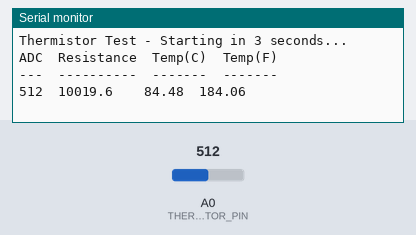
This sketch was run on a simulated Arduino Uno, built with avr-gcc and run on an emulated ATmega328P. Shown: the last lines printed to the serial monitor. The inputs (shaded band) are chosen by the test bench; at power-on: A0 (THERMISTOR_PIN) = 512.

Above: at 4.2 s.
4.3 s: A0 (THERMISTOR_PIN) set to 0
At 5.6 s:
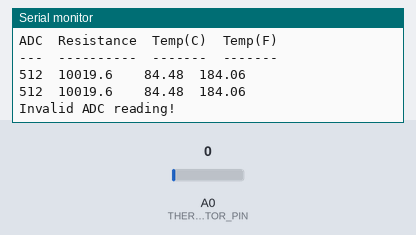
7.3 s: A0 (THERMISTOR_PIN) set to 122
At 8.4 s:
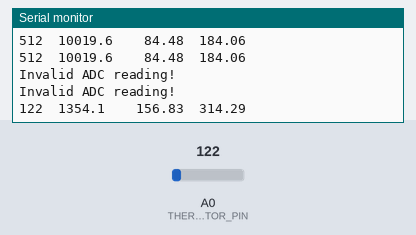

Measured:
- after the input at 4.3 s, the serial monitor: prints a new line after 1.0 s (image 1)
- after the input at 7.3 s, the serial monitor: prints a new line after 0.21 s (image 2)

The sketch:

thermistor_test.ino
```cpp
/**
 * Thermistor Test Sketch
 *
 * This simple sketch tests thermistor readings without the full EggBot
 * protocol. Use this to verify your thermistor wiring and calibration before
 * using the main controller sketch.
 *
 * Wiring:
 * - Thermistor between A0 and GND
 * - 10kΩ resistor between A0 and 5V
 *
 * Serial Monitor Output:
 * - ADC reading (0-1023)
 * - Calculated resistance
 * - Temperature in Celsius and Fahrenheit
 */

// Configuration
const int THERMISTOR_PIN = A0;
const int REFERENCE_RESISTOR = 10000;  // 10kΩ

// Steinhart-Hart coefficients for typical 10kΩ NTC thermistor
const float A_COEFF = 0.0007343140544;
const float B_COEFF = 0.0002157437229;
const float C_COEFF = 0.0000000951568577;

void setup() {
  Serial.begin(115200);
  Serial.println("Thermistor Test - Starting in 3 seconds...");
  delay(3000);

  Serial.println("ADC\tResistance\tTemp(C)\tTemp(F)");
  Serial.println("---\t----------\t-------\t-------");
}

void loop() {
  // Read ADC value (average of multiple readings)
  long adcSum = 0;
  const int samples = 10;

  for (int i = 0; i < samples; i++) {
    adcSum += analogRead(THERMISTOR_PIN);
    delay(10);
  }

  int adcValue = adcSum / samples;

  // Calculate thermistor resistance
  if (adcValue <= 0 || adcValue >= 1023) {
    Serial.println("Invalid ADC reading!");
    delay(1000);
    return;
  }

  float resistance =
      REFERENCE_RESISTOR * ((float)adcValue / (1023.0 - (float)adcValue));

  // Calculate temperature using Steinhart-Hart equation
  float logR = log(resistance);
  float logR3 = logR * logR * logR;
  float tempK = 1.0 / (A_COEFF + (B_COEFF * logR) + (C_COEFF * logR3));
  float tempC = tempK - 273.15;
  float tempF = (tempC * 9.0 / 5.0) + 32.0;

  // Output results
  Serial.print(adcValue);
  Serial.print("\t");
  Serial.print(resistance, 1);
  Serial.print("\t\t");
  Serial.print(tempC, 2);
  Serial.print("\t");
  Serial.print(tempF, 2);
  Serial.println();

  delay(1000);  // Update every second
}
```
